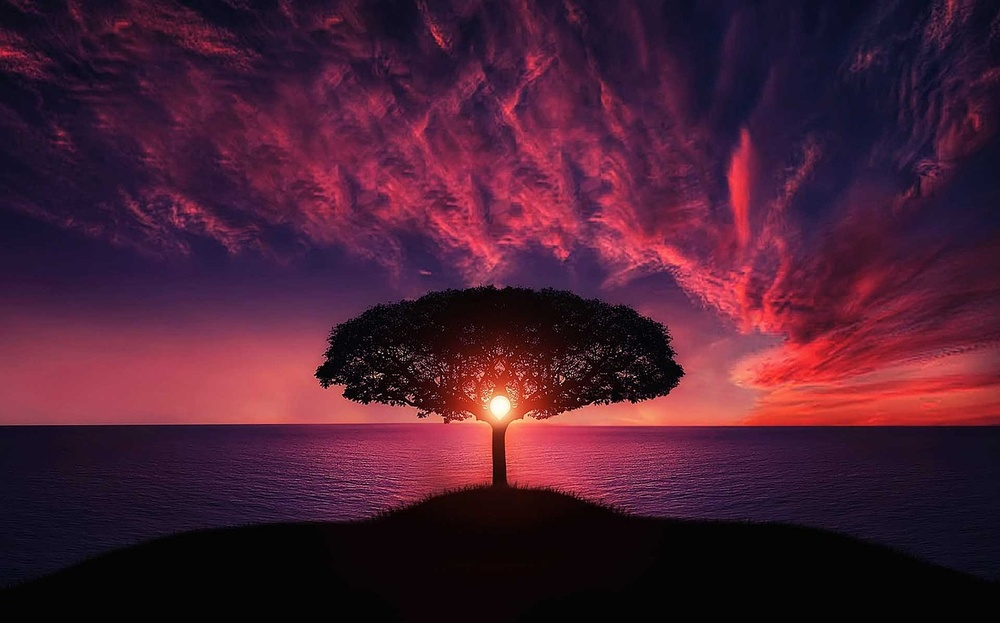
#> input picture Images/sample1.jpg, 1000 x 623 px, shrunk from 1280 x 797 before the run, found by its file name
$ jupyter execute 'Image Thresholding.ipynb'
#> lines starting #> are read from the running program, lines starting #| are printed output that depends on the picture; after the words box and inside, x2 and y2 are one past the last pixel; in counts of white or black regions, pixels touching at a corner belong together
<center>
<h1>Simple Image Thresholding</h1>
</center>

Image thresholding is a technique that transforms an image into a binary image, where the pixels are either 0 or 255 depending on a threshold value.

This can help you separate things in the image, find edges, or remove noise.

### What is image thresholding?
- **Image thresholding is an operation that compares each pixel value of an image with a predefined threshold value and assigns a new value to the pixel depending on the comparison result.**

- The most common type of image thresholding is binary thresholding, where the new pixel value is either 0 (black) or 255 (white).

## How to perform simple image thresholding in opencv python?

To perform simple image thresholding in opencv python, we need to use the **cv2.threshold()** function.
- The syntax of this function is:

**ret, dst = cv2.threshold(src, thresh, maxVal, type)**

- where `src` is the source image (grayscale),
- `thresh` is the threshold value,
- `maxVal` is the maximum value to assign to the pixel,
- `type` is the type of thresholding to apply, ret is the optimal threshold value (if applicable), and dst is the output image.

## The type parameter can be one of the following values:
---
1. **cv2.THRESH_BINARY:**
- Binary thresholding as described above.
---
2. **cv2.THRESH_BINARY_INV:**
- Inverse binary thresholding, where the new pixel value is 0 if src(x,y) > thresh, otherwise maxVal.
---
3. **cv2.THRESH_TRUNC:**
- Truncation thresholding, where the new pixel value is thresh if src(x,y) > thresh, otherwise src(x,y).
---
4. **cv2.THRESH_TOZERO:**
- To-zero thresholding, where the new pixel value is src(x,y) if src(x,y) > thresh, otherwise 0.
---
5. **cv2.THRESH_TOZERO_INV:**
- Inverse to-zero thresholding, where the new pixel value is 0 if src(x,y) > thresh, otherwise src(x,y).

## Example of simple image thresholding

[cell 1]
import cv2
import numpy as np

img = cv2.imread("Images\sample1.jpg" , cv2.IMREAD_GRAYSCALE)
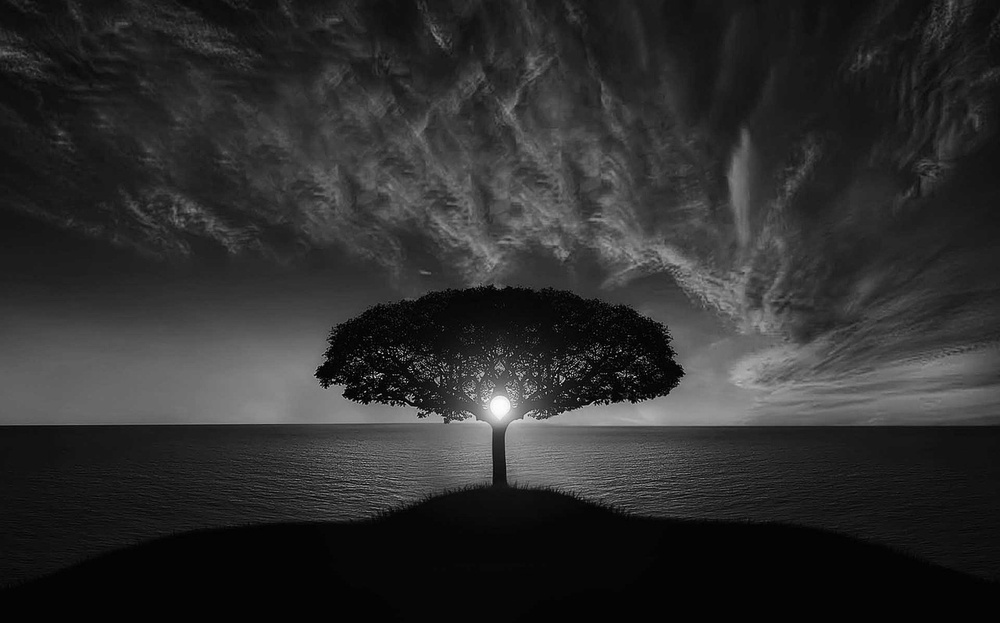
#> img: shape (623, 1000); min 0, max 254, mean 45.6

[cell 2]
# Binary thresholding
ret1, thresh1 = cv2.threshold(img, 127, 255, cv2.THRESH_BINARY)
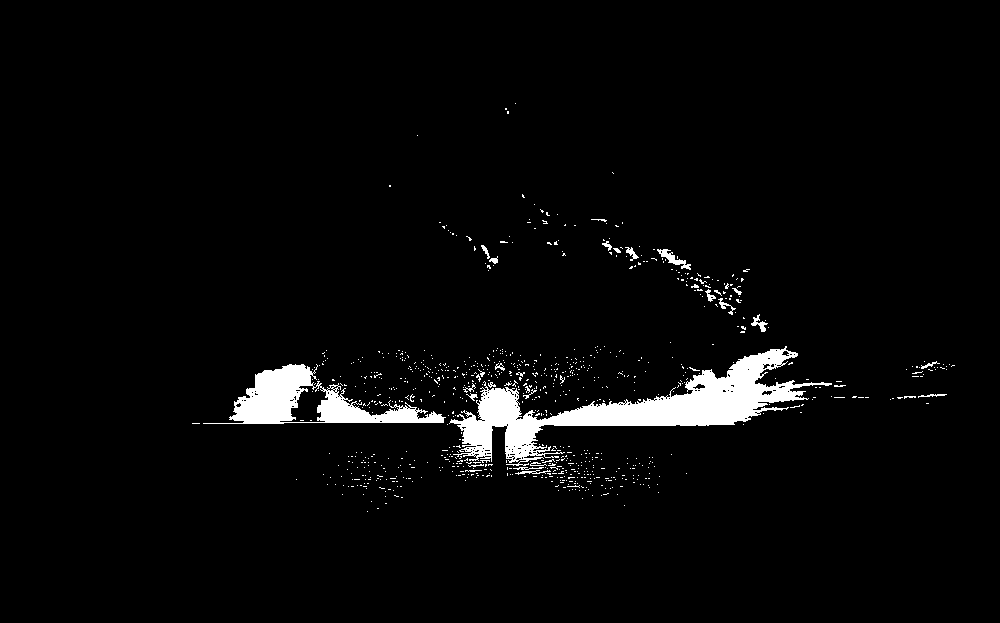
#> thresh1: shape (623, 1000); 3.4% white; 865 white regions (836 under 20 px), largest, box (x1, y1, x2, y2) and area: (449, 346, 832, 466) 12310, (203, 364, 446, 424) 5304, (657, 249, 691, 270) 222
cv2.imshow('Binary Threshold', thresh1)


# Inverse binary thresholding
ret2, thresh2 = cv2.threshold(img, 127, 255, cv2.THRESH_BINARY_INV)
cv2.imshow('Inverse Binary Threshold', thresh2)

# Truncation thresholding
ret3, thresh3 = cv2.threshold(img, 127, 255, cv2.THRESH_TRUNC)
cv2.imshow('Truncation Threshold', thresh3)

# To-zero thresholding
ret4, thresh4 = cv2.threshold(img, 127, 255, cv2.THRESH_TOZERO)
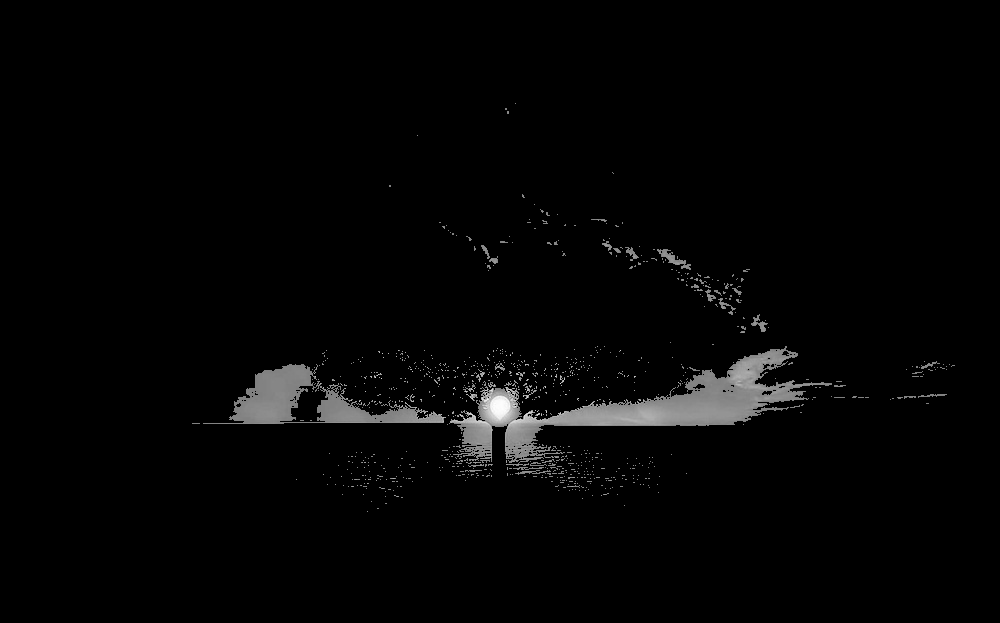
#> thresh4: shape (623, 1000); min 0, max 254, mean 4.9
cv2.imshow('To-zero Threshold', thresh4)

# Inverse to-zero thresholding
ret5, thresh5 = cv2.threshold(img, 127, 255, cv2.THRESH_TOZERO_INV)
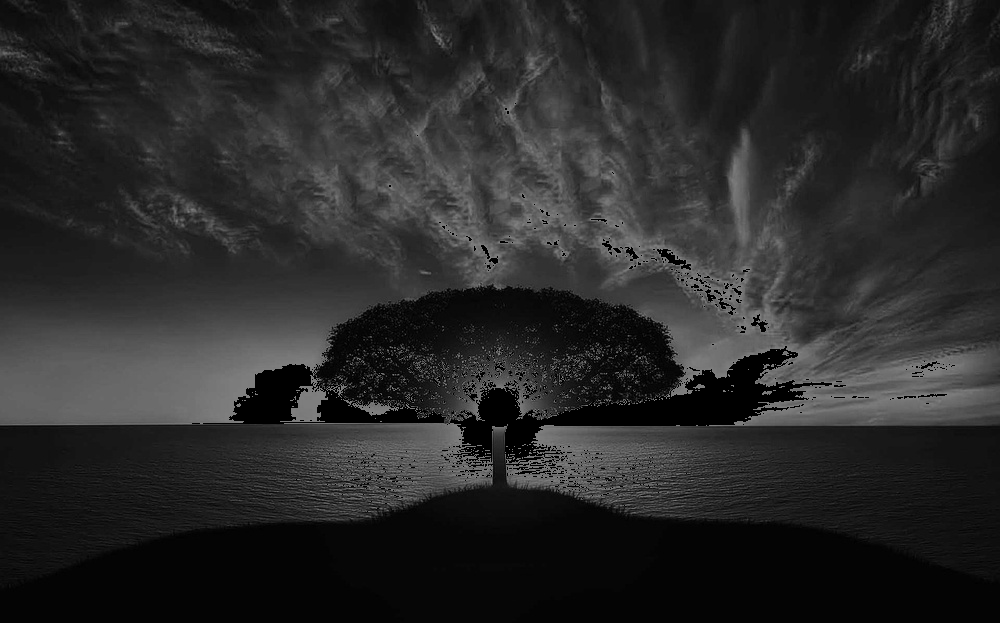
#> thresh5: shape (623, 1000); min 0, max 127, mean 40.8
cv2.imshow('Inverse To-zero Threshold', thresh5)

# Wait for a key press and close all windows
cv2.waitKey(0)
cv2.destroyAllWindows()
